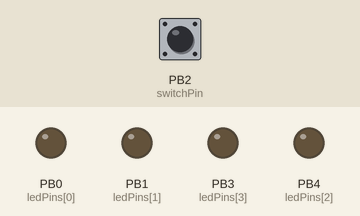
The sketch below on a simulated ATtiny85, built with avr-gcc and run on an emulated ATtiny85. Parts: output pins drawn as LEDs (lit = HIGH). Dashed ring = blinking. Inputs (shaded band) come from the test bench; at power-on: PB2 (switchPin) HIGH. Sleep ends after the set time or at an interrupt.

Above: at 1.2 s.
1.3 s: PB2 (switchPin) pulled LOW for 0.15 s
4.3 s: PB2 (switchPin) pulled LOW for 1 s
At 4.5 s:
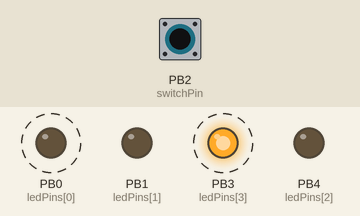
At 5.85 s:
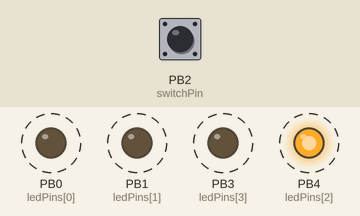
7.3 s: PB2 (switchPin) pulled LOW for 3.2 s
At 7.45 s:
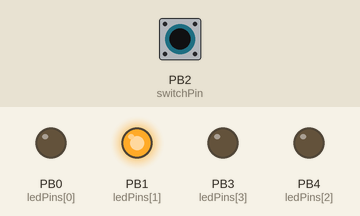
Timing chart, 0 to 13.5 s (numbered marks = the images above; inputs shaded):
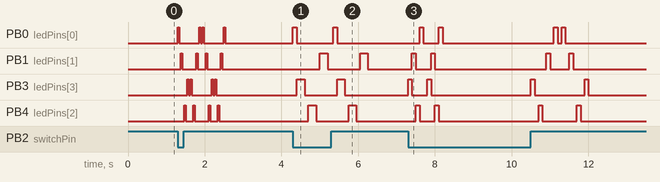

Measured:
- after the input at 4.3 s, PB0 (ledPins[0]): alternates HIGH for 0.10 s and LOW for 0.95 s, 4 changes in all, then stays LOW, starting at once; PB1 (ledPins[1]): alternates HIGH for 0.20 s and LOW for 0.85 s, starting after 0.70 s
- after the input at 7.3 s, PB0 (ledPins[0]): LOW → HIGH after 0.30 s, → LOW 0.10 s later, → HIGH 0.40 s later, → LOW 0.10 s later, … (8 changes in this stretch); PB1 (ledPins[1]): LOW → HIGH after 0.10 s, → LOW 0.10 s later, → HIGH 0.40 s later, → LOW 0.10 s later, … (8 changes in this stretch)

The sketch:

firmware.ino
```cpp
#include <avr/sleep.h>
#include <avr/power.h>

const int ledPins[4] = {PB0, PB1, PB4, PB3};
const int switchPin = PB2;
const int numOfSequences = 5;
int currentSeq = 0;

ISR (PCINT0_vect)
{

}

void setup() {
  for (int i = 0; i < 4; i++) {
    pinMode(ledPins[i], OUTPUT);
  }
  pinMode(switchPin, INPUT);

  PCMSK  |= bit (PCINT2);
  GIFR   |= bit (PCIF);
  GIMSK  |= bit (PCIE);
}

void loop() {
  goToSleep();
  lightSequence();
}

void goToSleep() {
  set_sleep_mode(SLEEP_MODE_PWR_DOWN);
  ADCSRA = 0;
  power_all_disable ();
  sleep_enable();
  sleep_cpu();
  sleep_disable();
  power_all_enable();
}

void lightSequence() {
  currentSeq = (currentSeq + 1) % numOfSequences;
  switch (currentSeq) {
    case 0:
      blinking1(100);
      break;
    case 1:
      blinking1(40);
      blinking1(40);
      break;
    case 2:
      blinking2();
      delay(50);
      blinking2();
      break;
    case 3:
      blinking3();
      delay(100);
      blinking3();
      break;
    case 4:
      blinking4(100);
      break;
    default:
      break;
  }
}

void blinking1(int blinkingDelay) {
  for (int i = 0; i < 4; i++) {
    digitalWrite(ledPins[i], HIGH);
    delay(blinkingDelay);
    digitalWrite(ledPins[i], LOW);
    delay(blinkingDelay);
  }
  for (int i = 3; i >= 0; i--) {
    digitalWrite(ledPins[i], HIGH);
    delay(blinkingDelay);
    digitalWrite(ledPins[i], LOW);
    delay(blinkingDelay);
  }
}

void blinking2() {
  digitalWrite(ledPins[0], HIGH);
  delay(100);
  digitalWrite(ledPins[0], LOW);
  for (int i = 3; i >= 1; i--) {
    digitalWrite(ledPins[i], HIGH);
    delay(200);
    digitalWrite(ledPins[i], LOW);
    delay(100);
  }
}

void blinking3() {
  digitalWrite(ledPins[3], HIGH);
  delay(100);
  digitalWrite(ledPins[3], LOW);
  digitalWrite(ledPins[1], HIGH);
  delay(100);
  digitalWrite(ledPins[1], LOW);
  digitalWrite(ledPins[2], HIGH);
  delay(100);
  digitalWrite(ledPins[2], LOW);
  digitalWrite(ledPins[0], HIGH);
  delay(100);
  digitalWrite(ledPins[0], LOW);
}

void blinking4(int blinkingDelay) {
  for (int i = 3; i >= 0; i--) {
    digitalWrite(ledPins[i], HIGH);
    delay(blinkingDelay);
    digitalWrite(ledPins[i], LOW);
    delay(blinkingDelay);
  }
  for (int i = 0; i < 4; i++) {
    digitalWrite(ledPins[i], HIGH);
    delay(blinkingDelay);
    digitalWrite(ledPins[i], LOW);
    delay(blinkingDelay);
  }
}
```
